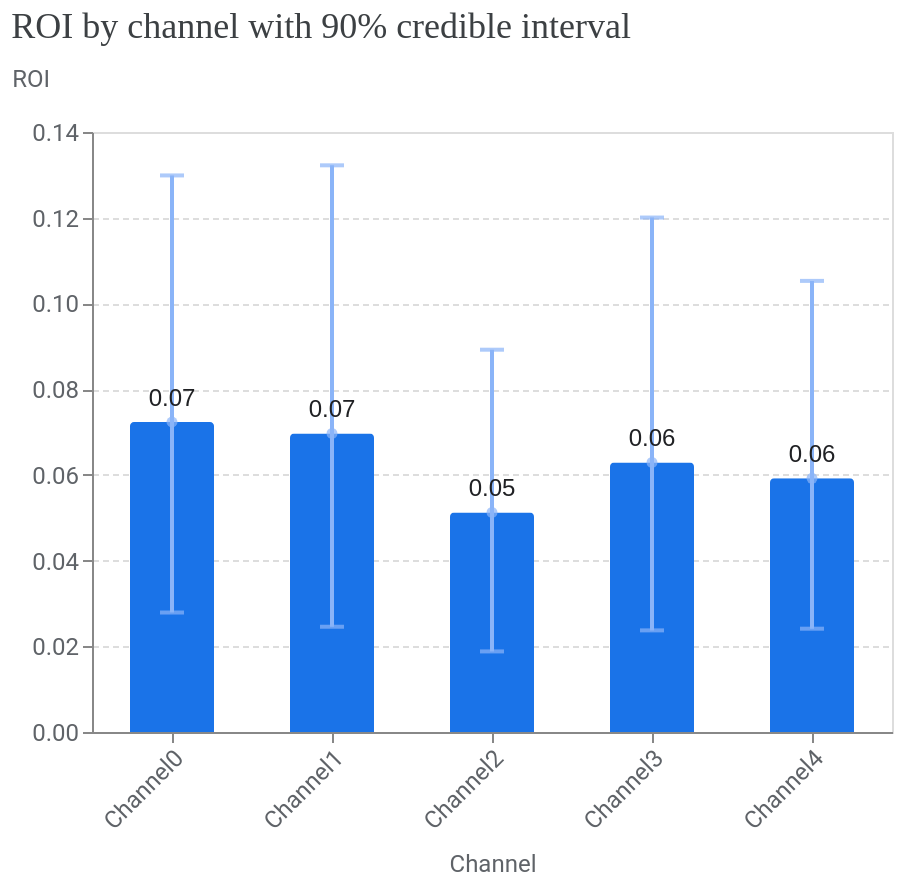

Specify this chart in Vega-Lite:
### Vega-Lite specification from a JSON file in a GitHub repository (floating-point values rounded to 4 significant figures)
{"config": {"view": {"continuousWidth": 300, "continuousHeight": 300}, "axis": {"labelColor": "#5F6368", "labelFont": "Roboto", "labelFontSize": 12, "titleColor": "#5F6368", "titleFont": "Roboto", "titleFontSize": 12, "titleFontWeight": "normal", "titlePadding": 10}, "tick": {"bandSize": 10, "thickness": 2}}, "layer": [{"mark": {"type": "bar", "color": "#1A73E8", "cornerRadiusEnd": 2, "size": 42}, "encoding": {"x": {"axis": {"labelAngle": -45}, "field": "channel", "title": "Channel", "type": "nominal"}, "y": {"axis": {"gridDash": [3, 2], "titleAlign": "left", "titleAngle": 0, "titleY": -20}, "field": "roi", "title": "ROI", "type": "quantitative"}}}, {"mark": {"type": "errorbar", "color": "#8AB4F8", "ticks": {"size": 12}}, "encoding": {"strokeWidth": {"value": 2}, "x": {"field": "channel", "type": "nominal"}, "y": {"field": "ci_hi", "title": "ROI", "type": "quantitative"}, "y2": {"field": "ci_lo"}}}, {"mark": {"type": "point", "color": "#8AB4F8", "filled": true, "tooltip": true}, "encoding": {"x": {"field": "channel", "type": "nominal"}, "y": {"field": "roi", "type": "quantitative"}}}, {"mark": {"type": "text", "align": "center", "baseline": "bottom", "color": "#202124", "dy": -5, "fontSize": 12}, "encoding": {"text": {"field": "roi", "format": ".2f", "type": "quantitative"}, "x": {"axis": {"labelAngle": -45}, "field": "channel", "title": "Channel", "type": "nominal"}, "y": {"axis": {"gridDash": [3, 2], "titleAlign": "left", "titleAngle": 0, "titleY": -20}, "field": "roi", "title": "ROI", "type": "quantitative"}}}], "data": {"name": "data-57a99527e7a85ead9c72b1df29a64a05"}, "title": {"text": "ROI by channel with 90% credible interval", "anchor": "start", "color": "#3C4043", "font": "Google Sans Display", "fontSize": 18, "fontWeight": "normal", "offset": 10}, "width": {"step": 80}, "$schema": "https://vega.github.io/schema/vega-lite/v6.4.1.json", "datasets": {"data-57a99527e7a85ead9c72b1df29a64a05": [{"channel": "Channel0", "ci_hi": 0.1299, "ci_lo": 0.02788, "roi": 0.07233}, {"channel": "Channel1", "ci_hi": 0.1322, "ci_lo": 0.02456, "roi": 0.06966}, {"channel": "Channel2", "ci_hi": 0.0892, "ci_lo": 0.0188, "roi": 0.05122}, {"channel": "Channel3", "ci_hi": 0.12, "ci_lo": 0.02371, "roi": 0.06291}, {"channel": "Channel4", "ci_hi": 0.1053, "ci_lo": 0.0241, "roi": 0.05919}]}}
